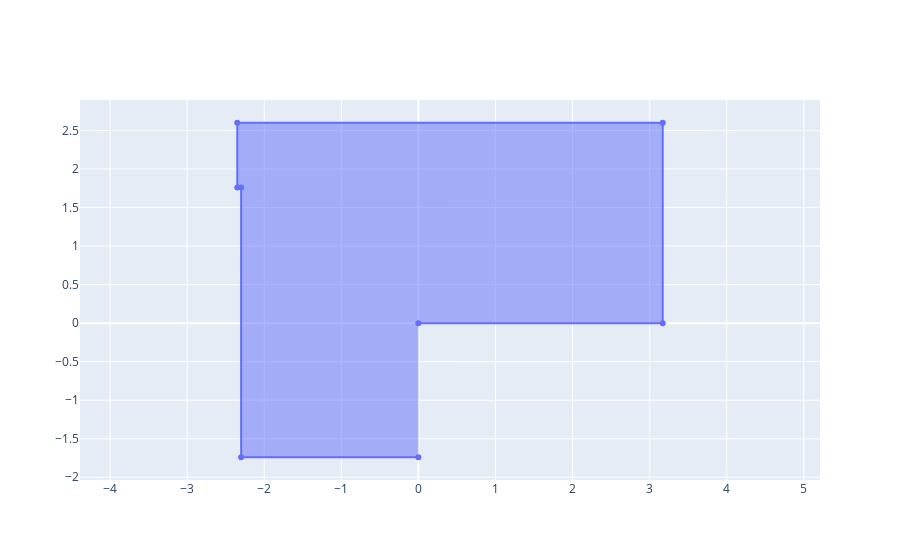

Write notebook code for a chart like this one.
### Markdown cell above
# Compute

### Code cell
# Initial poisition
draw()

### Figure 1 — Plotly figure (JSON) as saved in the notebook; plotly's stock layout.template omitted (floating-point values rounded to 4 significant figures)
{"data": [{"fill": "toself", "type": "scatter", "x": [0, 3.17, 3.17, -2.35, -2.35, -2.3, -2.3, 0], "y": [0, 0, 2.6, 2.6, 1.76, 1.76, -1.74, -1.74]}], "layout": {"yaxis": {"scaleanchor": "x", "scaleratio": 1}}}
